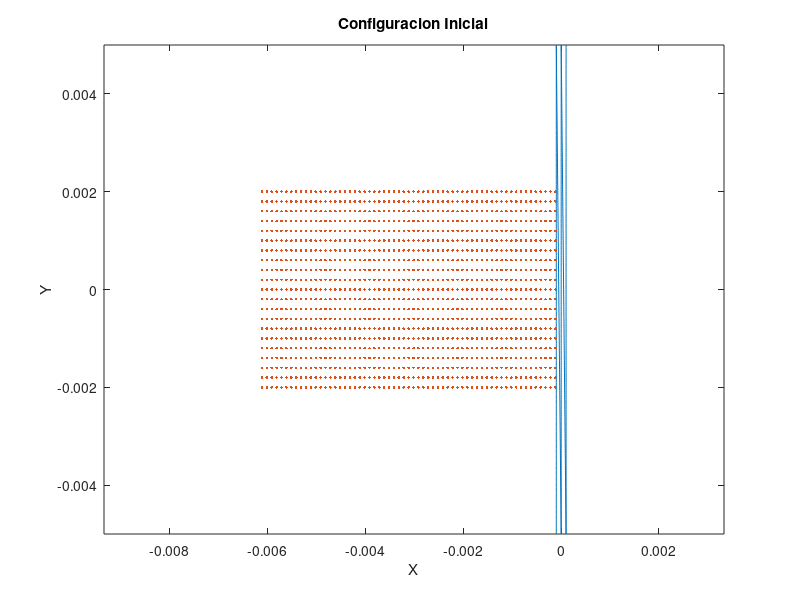

The MATLAB script that drew this image: (Note: this script raises an error after producing the figure.)
%% Bullet_Impact
% Simulacion de impacto de taylor.
% Se define barrera con particulas virtuales que ejercen fuerza de
% repulsion sobre particulas reales
%
% v_s = 70 m/s
%

clear all; clc; close all;
%% Definir Geometria del Objetivo
% Todas las unidades son dadas en el sistema internacional de unidades
%
% Se define las posiciones de las particulas que conforman el objetivo
%
% Geometria del objetivo
T_dy = 0.5e-4; %    Separacion entre particulas
T_dx = T_dy*1;   %     
k = 2.0;   %    Constante para expandir radio de soporte
h = k*T_dx;  %    Radio de soporte

T_width = 0.0001;               % Ancho del objetivo
T_height = 0.005;              % Alto del objetivo
T_x = linspace(-T_width,T_width,3);
T_y = -T_height : T_dy : T_height;
[X,Y] = meshgrid(T_x, T_y);     % Matriz con la malla de las posiciones x,y para las particulas
Target = [X(:),Y(:)];           %   | x_1 , y_1 |   En esta matriz organiza    
                                %   | .   , .   |   todas las posiciones de las
                                %   | x_n , y_n |   particulas.
                                %   [T_np x 2]

T_np = size(Target,1);          % Numero de particulas en el objetivo

%% Asignacion de defectos puntuales en Objetivo
% Constantes para asginacion de fallas en basalto
m = 3;
k = 7;
T_V = T_dx*T_dy*1;    % Volumen infinitesimal

Nflaws = T_np*log(T_np);        % Numero de defectos puntuales a asignar
Nflaws = round(Nflaws);         
assign_flaws = randi(T_np,Nflaws,1,'uint32'); % [Nflaws x 1]
                                %  Nflaws numeros aleatorios entre 1 y T_np
[Flaws{1:T_np,1}] = deal([]);   %  Flaws [cell array] {T_np x 1}
                                %  Cell array con ''T_np matrices vacias
                                %  Cell de pre-alocacion para fallas
                                
for i = 1:Nflaws
    Flaws{assign_flaws(i),1}(size(Flaws{assign_flaws(i),1})+1) = ...
        (i/(k*T_V))^(1/m);
end
%%
% *assign_flaws*   [Nflaws x 1]    vector que contiene _Nflaws_ posiciones de
% las fallas a generar. Las posiciones estan dadas como numeros enteros en
% relacion al numero de cada particula.
% 
% *Flaws*       cell{T_np x 1}    Contiene _T_np_ matrices vacias que
% identifican las fallas para cada particula. *Flaws* se va llenando 
% de forma aleatoria con las posiciones que indica _assing_flaws_. La
% primera vez que se pasa por una amtriz de Flaws, le asigna el numero
% (i/(k*V))^(1/m) formando una matriz 1x1. La segunda vez que se pasa por
% la misma matriz, aumenta la dimension de la matriz en una sola direccion
% para asignar otro numero. Asi, si semi-aleatoriamente, el numero _k_
% aparecio _n_ veces de _assign_flaws_, la celda _Flaws_ en su posicion _k_
% debe contener una matriz nx1 con numeros asignados. Los numeros asignados
% corresponden a las deformaciones de activacion para los defectos
% puntuales de cada particula

%% Constantes del Material Objetivo
% Todas las unidades estan en el sistema internacional de unidades
T_rho = 7850;               %Densidad volumetrica del objetivo
T_m0 = T_dx*T_dy*T_rho;     %Masa de una particula

%Parametros de Huggoniot
T_ss = 4699;
T_C = 3630;
T_S = 1800;

%Parametros de XSPH
T_gamma = 1.81;
T_alpha = 0.5;
T_beta = 0.5;
T_eta = 0.01;
T_eps = 0.5;

%Parametros de Elasticidad
T_G = 8e10;         % Modulo de cortante
T_Y0 = 6e20;         % Esfuerzo de fluencia % Cambio de e8 a e20
T_E = T_ss^2*T_rho;   % Modulo de Young

%% Definir Geometria del Proyectil
% Se definen las posiciones de las particulas que conforman el proyectil.
%
% Se asume que el proyectil se mueve en la direccion horizontal.
%
% Proyectil rectangular
%
s_x = h/5;             % Separacion en x entre proyectil y objetivo
B_width = 0.003;    % Ancho del proyectil
B_height = 0.002;  % Alto del proyectil
B_x0 = min(Target(:,1))-B_width-s_x;
B_y0 = mean(Target(:,2)); % Posiciones de referencia para el objetivo
B_dx = 1e-4;            % Separacion entre particulas del proyectil
B_dy = 2e-4;

B_x = [-B_width : B_dx : B_width] + B_x0;
B_y = [-B_height : B_dy : B_height] + B_y0;
[X,Y] = meshgrid(B_x,B_y);  % Matrices con la malla para las posiciones 
                            % de la particulas en el proyectil
Bullet = [X(:),Y(:)];       % Posicion de las particulas en el pryectil
B_np = size(Bullet,1);      % Numero de particulas en el proyectil
%}
%%
% Proyectil redondo
%{
s_x = h/5;         % separacion en x entre proyectil y objetivo
B_dr = 1e-4;        % Variacion en el radio del proyectil
B_rmax = 0.002;  % Radio maximo del proyectil
B_r = B_dr:B_dr:B_rmax; % Valores del radio en el proyectil
n_theta = 18*2;         % Numero de puntos a considerar en el angulo
B_theta = linspace(0,2*pi,n_theta); % Valores del angulo
B_cx = min(Target(:,1)) - B_rmax - s_x; % Centro del proyectil
B_cy = mean(Target(:,2));
B_np = length(B_r)*length(B_theta); %Numero de particulas en el proyectil
Bullet = zeros(B_np,2); % Posiciones x,y de las particulas en el proyectil
for i = 1:length(B_r)
    for j = 1:length(B_theta)
        Bullet((i-1)*n_theta+j,:) = [B_r(i)*cos(B_theta(j))+B_cx,...
            B_r(i)*sin(B_theta(j))+B_cy];
    end
end
%}
%
%% Constantes del Material Proyectil
% Por el momento estas magnitudes corresponden a las mismas del objetivo
%
% **Consultar Propiedades para algun metal y reemplazaralas**
B_rho = 7850;               %Densidad volumetrica del objetivo
%B_m0 = pi*B_dr^2*B_rho;     %Masa de una particula -Cilindrico
B_m0 = B_dx*B_dy*B_rho;
%B_V = pi*B_dr^2*1; % Circular
B_V = B_dx*B_dy;
%Parametros de Huggoniot
B_ss = 4699;
B_C = 3630;
B_S = 1800;

%Parametros de XSPH
B_gamma = 1.81;
B_alpha = 0.5;
B_beta = 0.5;
B_eta = 0.01;
B_eps = 0.5;

%Parametros de Elasticidad
B_G = 8e10;             % Modulo de cortante
B_Y0 = 6e8;             % Esfuerzo de fluencia
B_E = T_ss^2*T_rho;     % Modulo de Young


%% Alocacion de Matrices Requeridas para calculos
N_part = T_np + B_np; % Numero total de particulas

Particles = [Target;Bullet];    % Posiciones de particulas
V1 = zeros(N_part,1);   % Velocidad en la direccion 1
V2 = zeros(N_part,1);   
dV1 = zeros(N_part,1);  % Derivada total de V1
dV2 = zeros(N_part,1);  
    dv1dx1 = zeros(N_part,1); 
    dv1dx2 = zeros(N_part,1);   % Derivada de V1 en direccion 2
    dv2dx1 = zeros(N_part,1);
    dv2dx2 = zeros(N_part,1);
P = zeros(N_part,1);    % Presion Hidrostatica

Tau11 = zeros(N_part,1);
Tau12 = zeros(N_part,1);    % Esfuerzos en cara 1 con direccion 2
Tau21 = zeros(N_part,1);
Tau22 = zeros(N_part,1);
    dTau11 = zeros(N_part,1);
    dTau12 = zeros(N_part,1); % Derivada de esfuerzos en cara 1 con dir 2
    dTau21 = zeros(N_part,1);
    dTau22 = zeros(N_part,1);
    
eps11 = zeros(N_part,1);
eps12 = zeros(N_part,1);    % Deformacion unitaria en cara 1 con dir 2
eps21 = zeros(N_part,1);
eps22 = zeros(N_part,1);

E_int = zeros(N_part,1);        % Energia Interna
    dE_int = zeros(N_part,1);   % Derivada de Energia Interna

%% Asignacion Selectiva de Propiedades
% Hay que revisar esta matrices porque las propiedades deben inicializarse
% de acuerdo al _tipo de las particulas_, es decir que se deben asignar
% propiedades diferentes a las particulas del *objetivo* y a las particulas
% del *proyectil*
M = zeros(N_part,1);        % Masa de las particulas
M(1:T_np) = ones(T_np,1)*T_V*T_rho; % Particulas del objetivo
M(T_np+1:end) = ones(B_np,1)*B_V*B_rho; % Particulas del proyectil

cs = zeros(N_part,1);       % Velocidad del sonido
cs(1:T_np) = ones(T_np,1)*T_ss;
cs(T_np+1:end) = ones(B_np,1)*B_ss;

Rho = zeros(N_part,1);      % Densidad
Rho(1:T_np) = ones(T_np,1)*T_rho; 
Rho(T_np+1:end) = ones(B_np,1)*B_rho; 
    
    dRho = zeros(N_part,1); % Derivada de la densidad
    
D = zeros(N_part,1);        % Damage

%% Asignacion de condiciones iniciales
V_1 = 70;
%rr = randint(50,1,[1,T_np]);
V1(T_np+1:N_part) = V_1; % Velocidad inicial del Bullet
%
%% Representacion de condiciones iniciales
figure(1)
plot(Target(:,1),Target(:,2),Bullet(:,1),Bullet(:,2),...
    'Marker', '.', 'LineStyle','none')
title('Configuracion Inicial')
xlabel('X'); ylabel('Y'); axis('equal')
%% Inicio de Simulacion
%
display('~~~~~~~~~~~~~~~~~~~~~~~~~~~~~');
display('   Inicio de la simulacion')
display('~~~~~~~~~~~~~~~~~~~~~~~~~~~~~')

t = 0;  %Tiempo Inicial
dt = max(h/cs)/2; % Paso de tiempo
                % El paso de tiempo se define de esta forma para que la
                % simulacion sea capaz de detectar el fenomeno mas rapido
                % al que sea sensible el problema
                % La definicion correcta es 
                % min(h/cs)
                % pero lo ejecuta con max para que dt sea diferente de 0 y
                % la simulacion no sea muy larga
tf = 0.5e-6*20; % Tiempo final
steps = round(tf/dt);  % Numero de pasos

%%
% Matrices para guardar informacion de la simulacion
n_m = round(20/100*steps);     % Numero de datos para muestreo

Coordenadas = zeros(N_part,n_m);
Velocidad1 = zeros(N_part,n_m);
Velocidad2 = zeros(N_part,n_m);
Presion = zeros(N_part,n_m);
Esfuerzos11 = zeros(N_part,n_m);
Esfuerzos12 = zeros(N_part,n_m);
Esfuerzos21 = zeros(N_part,n_m);
Esfuerzos22 = zeros(N_part,n_m);
Densidad = zeros(N_part,n_m);

%% Repulsion en la frontera
n1 = 12;
n2 = 4;
D_repulsion  = 5;
r0_repulsion = 2*h;
%% Recorrido principal en el tiempo
fprintf('Numero de Pasos = %d\n',steps)
for ti = 1:steps
    %fprintf('%d..',ti);
    
    
    %% Busqueda de Vecinos
    %
    % *Nearpart*        cell {N_part x 1}:
    % En el compartimiento _i_ de *Nearpart*, se encuentra un vector [1 x n] 
    % que contiene los indices de las n particulas vecinas a la particula
    % de identidad _i_.
    %
    % *Dist*        cell {Npart x 1}:
    % En el compartimiento _i_ de *Dist*, se encuentra un vector [1 x n] que 
    % contiene la distancia _r_n_ a la que se encuentra cada una de las
    % _n_ particulas vecinas de la particula _i_.
    [Nearpart,Dist] = rangesearch(Particles,Particles,h);
    
    %
    % Se genera el _cell_ para el kernel *kern*. Este cell tiene las mismas
    % dimensiones que el cell _Dist_, con la diferencia que todos los
    % valores son _0_
    kern = cellfun(@(x) x*0, Dist, 'un', 0);
        dkernx = kern;  %Inicializar en 0 las derivadas del kernel
        dkerny = kern;
    
    % Usando las funciones kern1, dkernx1 y dkerny1 se calcula el kernel
    % y las derivadas del kernel x-y evaluadas en las particulas vecinas 
    % de cada una de las particulas del dominio.
    
    %% Recorrido en las particulas del Target
    for i = 1:T_np
        kern{i} = kern1(Dist{i},h);
        dkernx{i} = dkernx1(Dist{i}, h, Particles, Nearpart{i}, i);
        dkerny{i} = dkerny1(Dist{i}, h, Particles, Nearpart{i}, i);
        
        %%%Calcular Presion hidrostatica con ecuacion de Mie-Gruniensen
        %
        %   Esta parte se puede hacer mas eficiente. De esta forma es
        %   ineficiente porque realiza validacion y asignacion para cada
        %   particula. Creo que si hago recorridos independientes para las
        %   particulas del objetivo y del proyectil, solo hago dos
        %   asignaciones y ninguna verificacion.
        P(i) = EOSmie(E_int(i), T_rho, T_C, T_S, Rho(i), T_gamma);
        
        %%%Derivadas espaciales de las Velocidades
        [dv1dx1(i), dv1dx2(i), dv2dx1(i), dv2dx2(i)] = ...
            Velgradesp(Rho, M, V1, V2, dkernx{i}, dkerny{i},...
            Nearpart{i},i);
        
        %%%Deformacion unitaria
        [eps11(i), eps12(i), eps21(i), eps22(i)] = ...
            deform(dv1dx1(i), dv1dx2(i), dv2dx1(i), dv2dx2(i));
        
        %%%Derivadas de Esfuerzos Cortantes
        [dTau11(i), dTau12(i), dTau21(i), dTau22(i)] = ...
            devstresshooke(dv1dx2(i), dv2dx1(i),...
                Tau11(i), Tau12(i), Tau21(i), Tau22(i),...
                eps11(i), eps21(i), eps22(i), T_G);

        %%%Calcular Esfuerzos
        % No se puede hacer opearacion vectorizada porque el Tau
        % se corrgie con criterio de Von Mises 
        Tau11(i) = Tau11(i) + dTau11(i)*dt;
        Tau12(i) = Tau12(i) + dTau12(i)*dt;
        Tau21(i) = Tau21(i) + dTau21(i)*dt;
        Tau22(i) = Tau22(i) + dTau22(i)*dt;
        
        %%%Criterio de falla de Von Mises
        J = Tau11(i)^2 + 2*Tau12(i)*Tau21(i) + Tau22(i)^2;
        f = sqrt(2*T_Y0/3);
        if J > T_Y0*3/2
            scalar = f/sqrt(J);
            Tau11(i) = Tau11(i)*scalar;
            Tau12(i) = Tau12(i)*scalar;
            Tau21(i) = Tau21(i)*scalar;
            Tau22(i) = Tau22(i)*scalar;
        end
        
        %%%Damage
        % Damage solo aplica para las particulas del Target
        % Modificacion importante respecto al codigo de Daniel:
        % 
        % Cambio *if ei > length(Flaws{i}(j))* por 
        % *if ei > Flaws{i}(j)* Hago esta modificacion porque lo que se
        % necesita es contar cuantos defectos puntuales se activan
        %
        %Energia de activacion
        ei = J/((1-D(i))*T_E);
        
        % Recorrido en los defectos puntuales
        for j = 1:length(Flaws{i})
            count = 0;
            % Contar cuantos defectos se activan
            if ei > Flaws{i}(j)
                count = count + 1;
            end
        end
        
        % Damage depende del numero de fallas activas
        % Revisar refrencia de Damage, creo que este procedimiento no es
        % del todo correcto porque el Damage = 1 se alcanza solo cuando
        % todas los defectos estan activos. Entonces dberia ser algo de la
        % forma count/length(Flaws{i})
        %
        dD = Damageevol(Rho(i), M(i), cs(i)) * count;
        D(i) = dD^2*dt;
        
        % Escalar esfuerzos del material con el Damage
        Tau11(i) = Tau11(i)*(1-D(i));
        Tau12(i) = Tau12(i)*(1-D(i));
        Tau21(i) = Tau21(i)*(1-D(i));
        Tau22(i) = Tau22(i)*(1-D(i));
        

        %%%Ecuacion de la continuidad
        % Calcular la derivada de la densidad para una particula
        dRho(i) = derivadarho(M, V1, V2, ...
            dkernx{i}, dkerny{i}, Nearpart{i}, i);
    end
    
    %%%Avanzar la densidad en el tiempo
    Rho(1:T_np) = Rho(1:T_np) + dRho(1:T_np)*dt;
    
    for i = 1:T_np
       %%%Conservacion de Momentum
       [dV1(i),dV2(i)] = Momentumeq2d(Tau11, Tau12, Tau21, Tau22, P, Rho,...
           dkernx{i}, dkerny{i}, M, Nearpart{i}, i, cs, Dist{i}, Particles,...
           h, V1, V2);
       
       %%%%Conservacion de la Energia
       dE_int(i) = Deint(Tau11(i), Tau12(i), Tau21(i), Tau22(i), P, Rho,...
           dkernx{i}, dkerny{i}, M, Nearpart{i}, i, cs, Dist{i}, Particles,...
           h, V1, V2, eps11(i), eps12(i), eps21(i), eps22(i));
    end
    
    for i = 1:T_np
    %%Repulsion
       [ddV1,ddV2] = Repulsion_frontera(Particles, i, Nearpart, Dist,...
           D_repulsion, r0_repulsion, n1, n2, M);
       dV1 = dV1 + ddV1;
       dV2 = dV2 + ddV2;
       %[dV1, dV2] = [dV1, dV2] + [ddV1,ddV2];
    end
    
    %%%Avanzar la velocidad
    V1(1:T_np) = V1(1:T_np) + dV1(1:T_np)*dt;
    V2(1:T_np) = V2(1:T_np) + dV2(1:T_np)*dt;
    E_int(1:T_np) = E_int(1:T_np) + dE_int(1:T_np)*dt;
    
    %%%Correcciones
    for i = 1:T_np
        %%%Velocidad del sonido
        cs(i) = Miespeedofsound(E_int(i), T_rho, T_C, T_S,Rho(i), T_gamma);
        
        %%%XSPH
        [V1(i),V2(i)] = XSPH(Nearpart{i}, M, Rho, V1, V2, kern{i}, i);
    end
    
    % No muevo las particlas del target
    %Particles(1:T_np,:) = Particles(1:T_np,:) + ...
    %    [V1(1:T_np), V2(1:T_np)]*dt;
    
    % Hasta aca se tiene configurado completamente la simulacion para
    % las particulas del target
    
    %% Recorrido en las particulas del Bullet
    for i = T_np+1:N_part
        kern{i} = kern1(Dist{i},h);
        dkernx{i} = dkernx1(Dist{i}, h, Particles, Nearpart{i}, i);
        dkerny{i} = dkerny1(Dist{i}, h, Particles, Nearpart{i}, i);
        
        %%%Calcular Presion hidrostatica con ecuacion de Mie-Gruniensen
        %
        %   Esta parte se puede hacer mas eficiente. De esta forma es
        %   ineficiente porque realiza validacion y asignacion para cada
        %   particula. Creo que si hago recorridos independientes para las
        %   particulas del objetivo y del proyectil, solo hago dos
        %   asignaciones y ninguna verificacion.
        P(i) = EOSmie(E_int(i), B_rho, B_C, B_S, Rho(i), B_gamma);
        
        %%%Derivadas espaciales de las Velocidades
        [dv1dx1(i), dv1dx2(i), dv2dx1(i), dv2dx2(i)] = ...
            Velgradesp(Rho, M, V1, V2, dkernx{i}, dkerny{i},...
            Nearpart{i},i);
        
        %%%Deformacion unitaria
        [eps11(i), eps12(i), eps21(i), eps22(i)] = ...
            deform(dv1dx1(i), dv1dx2(i), dv2dx1(i), dv2dx2(i));
        
        %%%Derivadas de Esfuerzos Cortantes
        [dTau11(i), dTau12(i), dTau21(i), dTau22(i)] = ...
            devstresshooke(dv1dx2(i), dv2dx1(i),...
                Tau11(i), Tau12(i), Tau21(i), Tau22(i),...
                eps11(i), eps21(i), eps22(i), B_G);

        %%%Calcular Esfuerzos
        % No se puede hacer opearacion vectorizada porque el Tau
        % se corrgie con criterio de Von Mises 
        Tau11(i) = Tau11(i) + dTau11(i)*dt;
        Tau12(i) = Tau12(i) + dTau12(i)*dt;
        Tau21(i) = Tau21(i) + dTau21(i)*dt;
        Tau22(i) = Tau22(i) + dTau22(i)*dt;
        
        %%% Criterio de falla de Von Mises
        J = Tau11(i)^2 + 2*Tau12(i)*Tau21(i) + Tau22(i)^2;
        f = sqrt(2*B_Y0/3);
        if J > B_Y0*3/2
            scalar = f/sqrt(J);
            Tau11(i) = Tau11(i)*scalar;
            Tau12(i) = Tau12(i)*scalar;
            Tau21(i) = Tau21(i)*scalar;
            Tau22(i) = Tau22(i)*scalar;
        end
        
        %%%Damage
        % Damage NO aplica para las particulas del bullet
                 
        %%%Ecuacion de la continuidad
        % Calcular la derivada de la densidad para una particula
        dRho(i) = derivadarho(M, V1, V2, ...
            dkernx{i}, dkerny{i}, Nearpart{i}, i);
    end
    
    %%%Avanzar la densidad en el tiempo
    Rho(T_np+1:N_part) = Rho(T_np+1:N_part) + dRho(T_np+1:N_part)*dt;
    
    for i = T_np+1:N_part
       %%%Conservacion de Momentum
       [dV1(i),dV2(i)] = Momentumeq2d(Tau11, Tau12, Tau21, Tau22, P, Rho,...
           dkernx{i}, dkerny{i}, M, Nearpart{i}, i, cs, Dist{i}, Particles,...
           h, V1, V2);
       
             
       %%%Conservacion de la Energia
       dE_int(i) = Deint(Tau11(i), Tau12(i), Tau21(i), Tau22(i), P, Rho,...
           dkernx{i}, dkerny{i}, M, Nearpart{i}, i, cs, Dist{i}, Particles,...
           h, V1, V2, eps11(i), eps12(i), eps21(i), eps22(i));
    end 
    
    %%%Avanzar la velocidad
    V1(T_np+1:N_part) = V1(T_np+1:N_part) + dV1(T_np+1:N_part)*dt;
    V2(T_np+1:N_part) = V2(T_np+1:N_part) + dV2(T_np+1:N_part)*dt;
    E_int(T_np+1:N_part) = E_int(T_np+1:N_part) + dE_int(T_np+1:N_part)*dt;
    
    %%%Correcciones
    for i = T_np+1:N_part
        %%%Velocidad del sonido
        cs(i) = Miespeedofsound(E_int(i), B_rho, B_C, B_S,Rho(i), B_gamma);
        
        %%%XSPH
        [V1(i),V2(i)] = XSPH(Nearpart{i}, M, Rho, V1, V2, kern{i}, i);
    end
    Particles(T_np+1:N_part,:) = Particles(T_np+1:N_part,:) + ...
        [V1(T_np+1:N_part), V2(T_np+1:N_part)]*dt;
    Particles = real(Particles);
    
    
    %% Graficas
    
    figure(1)
    if mod(ti-1,20)==0
        figure(1)
        p = Nearpart{1300};
        
        %plot(Particles(:,1), Particles(:,2),'.b')
        subplot(2,1,1)
        scatter(Particles(:,1),Particles(:,2),10,V1,'filled')
        hold on
        scatter(Particles(p,1),Particles(p,2),30,'black')
        
        title('V1')
        caxis([-V_1/2,V_1])
        colorbar()
        xlim([-6e-3,2e-3])
        ylim([-4e-3,4e-3])
        %axis('equal')
        drawnow
        
        subplot(2,1,2)
        scatter(Particles(:,1),Particles(:,2),10,P,'filled')
        title('Presion')
        caxis([0,3e6])
        colorbar()
        xlim([-6e-3,2e-3])
        ylim([-4e-3,4e-3])
        %axis('equal')
        drawnow
    end
    
end

%% Comentarios JC
% 
% Situaciones por corregir:
% # Generacion de numero complejos
% Se estan generando coordenadas complejas en el arreglo _Particles_, pro
% el momento lo soluciono tomando solo la parte real de _Particles_.
% Tambien se estan generando complejos en _dE_int_ y otras derivadas
% # Propiedades de Materiales
% Se esta trabajndo unicamente con las propiedades del basalto. Falta
% consultar propiedades para un material comun en balas
%
%
%}
%}